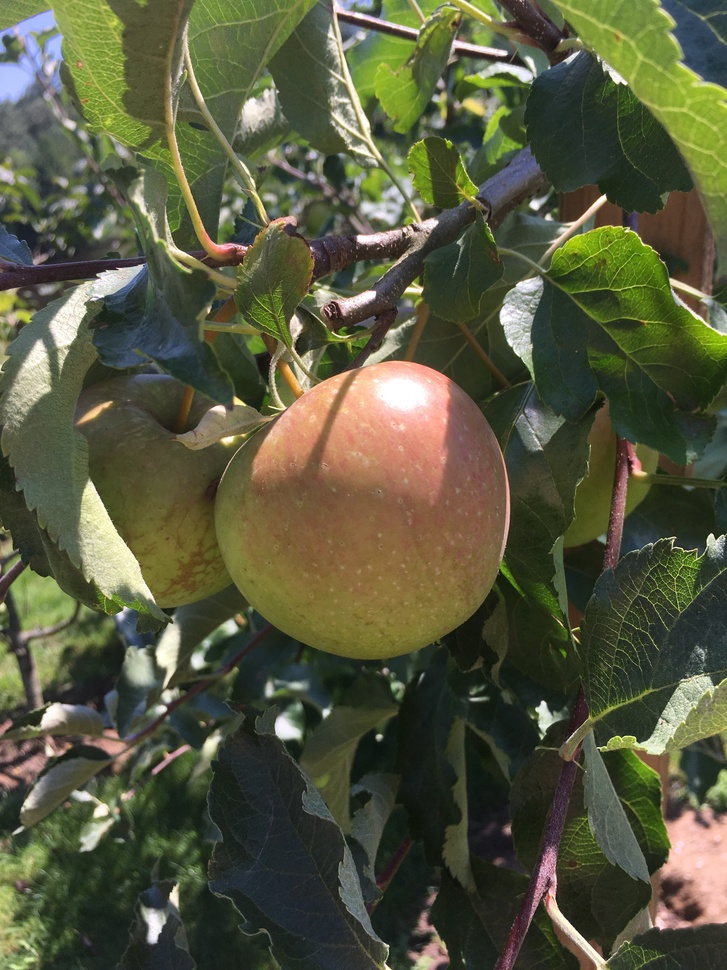
#> input picture Examples/apple.jpeg, 727 x 970 px, shrunk from 3024 x 4032 before the run
$ python appleimage_svd.py
#> lines starting #> are read from the running program, lines starting #| are printed output that depends on the picture
import numpy as np
import math
import imageio
import matplotlib.pyplot as plt
from skimage.color import rgb2gray
import matplotlib.cm as cm

apple_jpeg = imageio.imread('apple.jpeg')
#> apple_jpeg is the input picture: shape (970, 727, 3); mean R, G, B 86.4, 88.4, 63
apple_jpeg = rgb2gray(apple_jpeg)
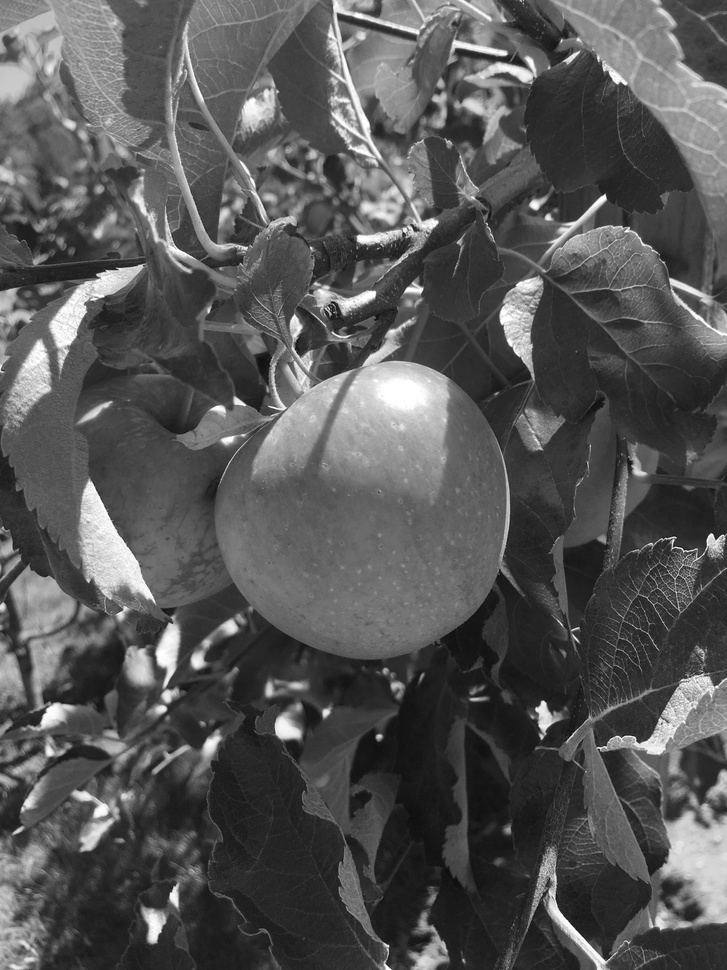
#> apple_jpeg: shape (970, 727) float64; min 0.00583, max 1, mean 0.338
M = np.linalg.norm(apple_jpeg)
#> M = 328.4
plt.imshow(apple_jpeg, interpolation='nearest', cmap=cm.Greys_r)
plt.axis('off')
plt.show()
plt.imsave('original.png',apple_jpeg,format='png',cmap=cm.Greys_r)
n = np.shape(apple_jpeg)[1]
#> n = 727
U, sg_values, V = np.linalg.svd(apple_jpeg)
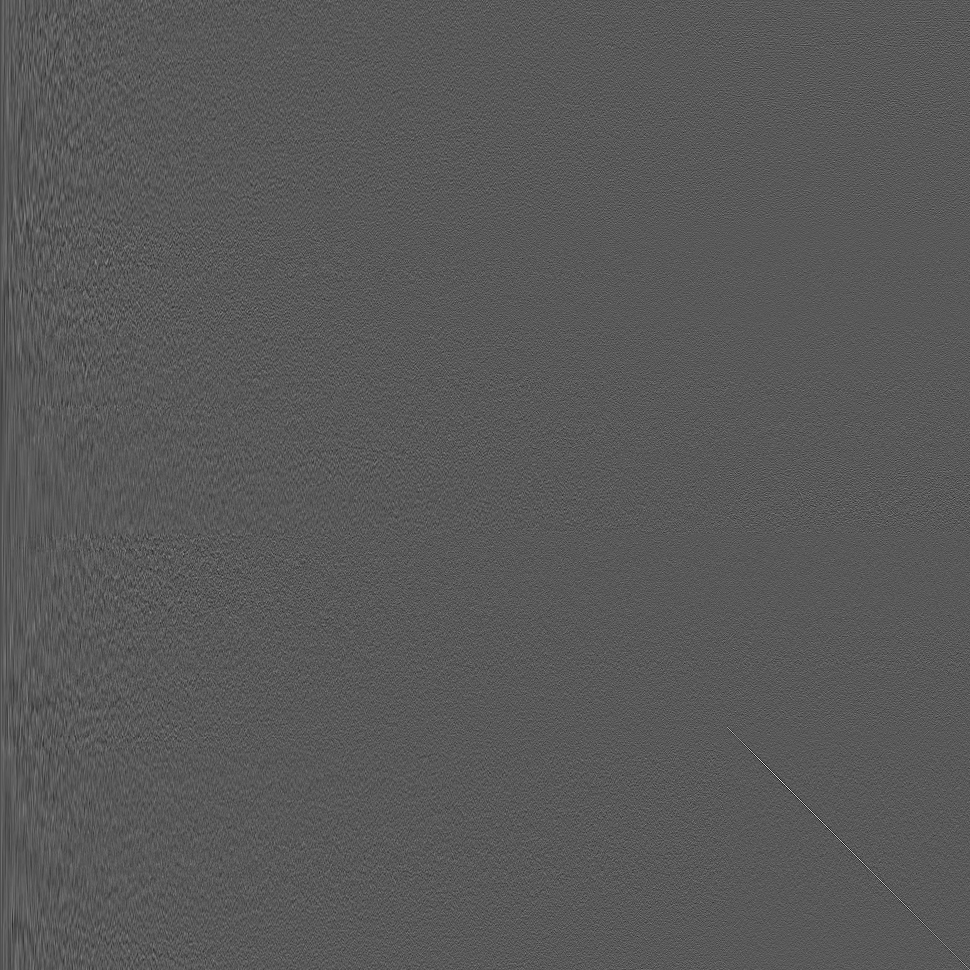
#> U: shape (970, 970) float64; min -0.279, max 0.518, mean -2.65e-05; drawn with min black and max white
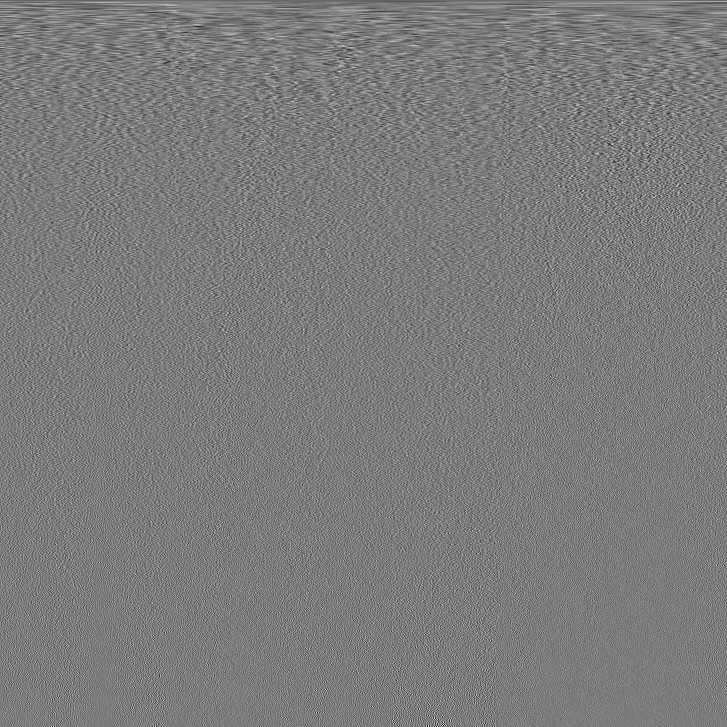
#> V: shape (727, 727) float64; min -0.246, max 0.259, mean -4.13e-05; drawn with min black and max white
#> sg_values = 727 values, max 293 at index 0, min 0.05 at index 726, mean 2.58
plt.semilogy(np.arange(n), sg_values/M)
plt.xlabel("Index of singular values")
plt.ylabel("$\sigma_k/M$")
plt.title('Singular values of the image as a matrix')
plt.show()
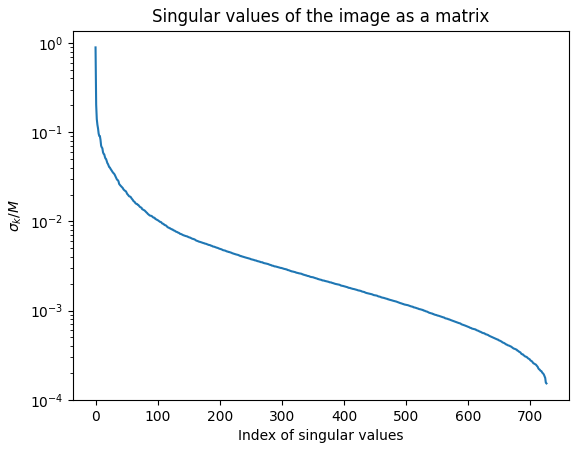
#> figure drawn by matplotlib, 1 panel; curve peaks at x = 0, y = 0.892

val = [10,50,150,200]

for i in range(1,5):

    k = val[i-1]

    image = U[:,:k]@np.diag(sg_values[:k])@V[:k,:]
    plt.imshow(image, interpolation='nearest', cmap=cm.Greys_r)
    plt.axis('off')
    plt.show()
    plt.imsave(f'{k}sgvalues.png',image,format='png',cmap=cm.Greys_r)
#> this loop made 4 passes
#> pass 1, `image = U[:,:k]@np.diag(sg_values[:k])@V[:k,:]`:
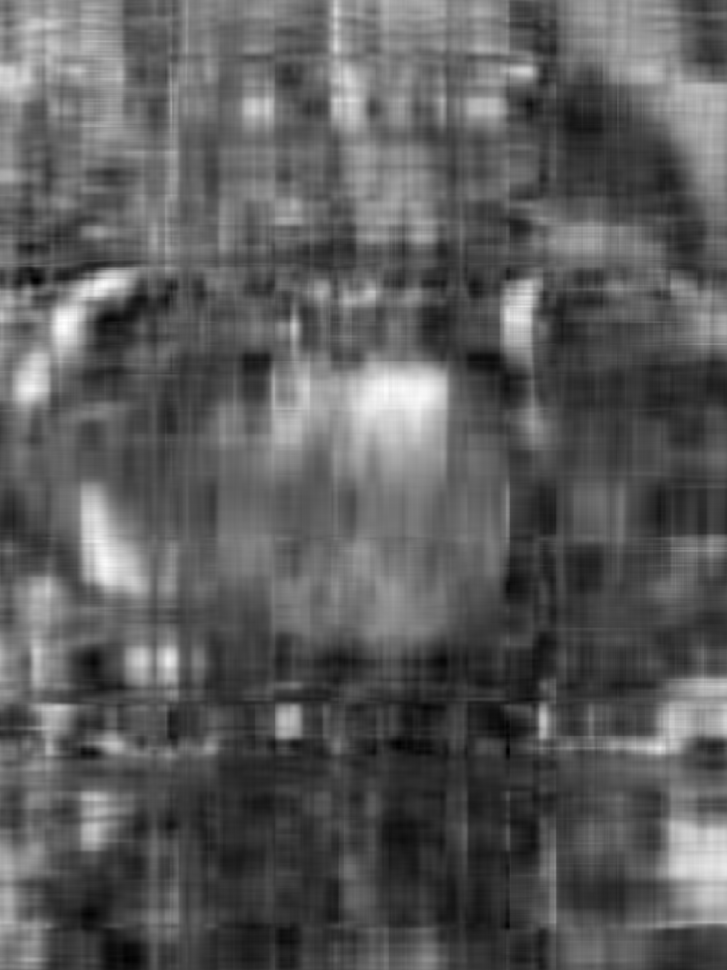
#> image: shape (970, 727) float64; min -0.0326, max 0.993, mean 0.338; drawn with min black and max white
#> pass 2, `image = U[:,:k]@np.diag(sg_values[:k])@V[:k,:]`:
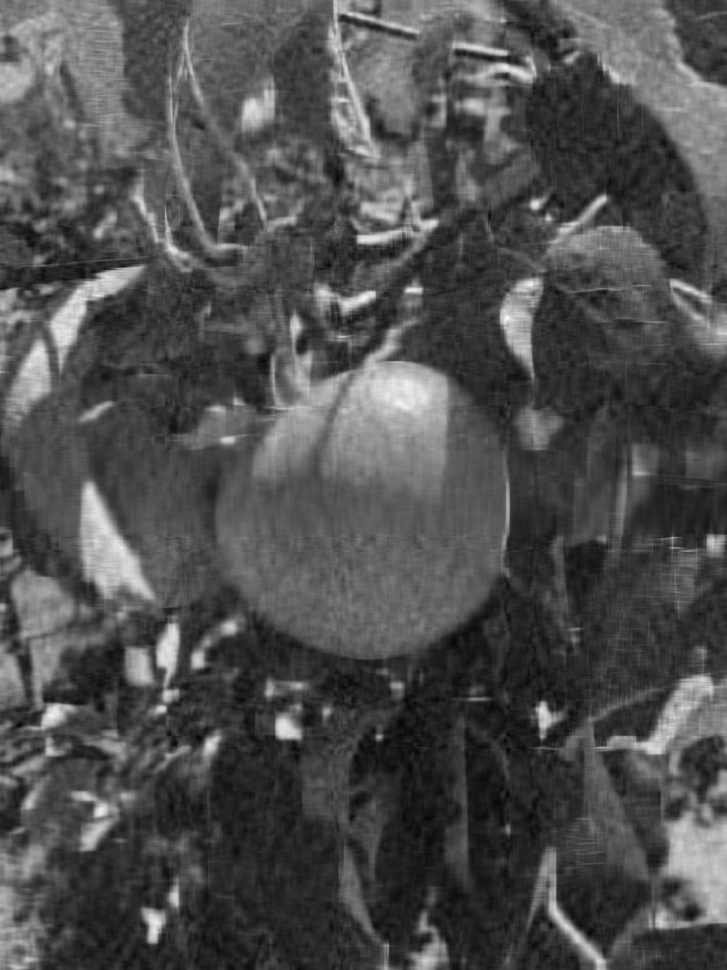
#> image: shape (970, 727) float64; min -0.0239, max 1.14, mean 0.338; drawn with min black and max white
